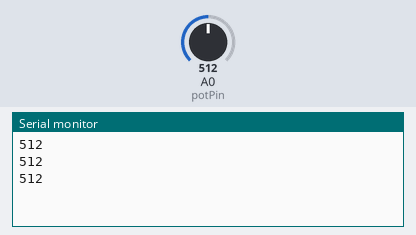
This sketch was run on a simulated Arduino Uno, built with avr-gcc and run on an emulated ATmega328P. Parts: the last lines printed to the serial monitor. The test bench sets the inputs (shaded band); at power-on: A0 (potPin) = 512.

Above: at 2.2 s.
2.3 s: A0 (potPin) set to 716
At 2.9 s:
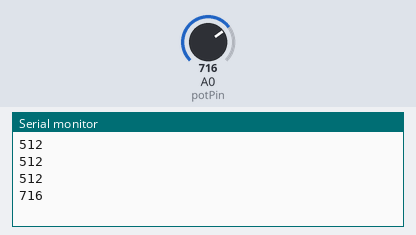
3.8 s: A0 (potPin) set to 900
At 4.4 s:
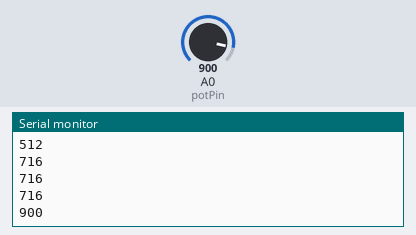
Timing chart, 0 to 6.8 s (numbered marks = the images above; inputs shaded):
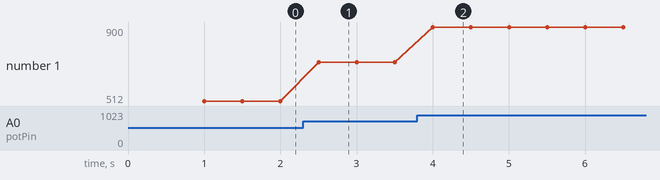

Measured:
- after the input at 2.3 s, the serial monitor: prints a new line after 0.20 s (image 1)
- after the input at 3.8 s, the serial monitor: prints a new line after 0.20 s (image 2)
- plotted number 1: 512 → 716 after the input at 2.3 s, 716 → 900 after the input at 3.8 s

The sketch:

ADC.ino
```cpp
// Potentiometer is connected to GPIO 0 (Analog ADC2_CH1)
const int potPin = 0;

// variable for storing the potentiometer value
int potValue = 0;

void setup() {
  Serial.begin(115200);
  delay(1000);
}

void loop() {
  // Reading potentiometer value
  potValue = analogRead(potPin);
  Serial.println(potValue);
  delay(500);
}
```
